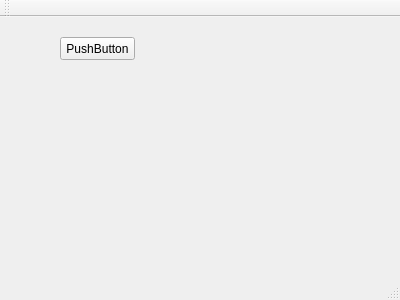
<?xml version="1.0" encoding="UTF-8"?>
<ui version="4.0">
 <class>BMICalculatorGUI</class>
 <widget class="QMainWindow" name="BMICalculatorGUI">
  <property name="geometry">
   <rect>
    <x>0</x>
    <y>0</y>
    <width>400</width>
    <height>300</height>
   </rect>
  </property>
  <property name="windowTitle">
   <string>BMICalculatorGUI</string>
  </property>
  <widget class="QWidget" name="centralWidget">
   <widget class="QPushButton" name="pushButton">
    <property name="geometry">
     <rect>
      <x>60</x>
      <y>20</y>
      <width>75</width>
      <height>23</height>
     </rect>
    </property>
    <property name="text">
     <string>PushButton</string>
    </property>
   </widget>
  </widget>
  <widget class="QMenuBar" name="menuBar">
   <property name="geometry">
    <rect>
     <x>0</x>
     <y>0</y>
     <width>400</width>
     <height>21</height>
    </rect>
   </property>
  </widget>
  <widget class="QToolBar" name="mainToolBar">
   <attribute name="toolBarArea">
    <enum>TopToolBarArea</enum>
   </attribute>
   <attribute name="toolBarBreak">
    <bool>false</bool>
   </attribute>
  </widget>
  <widget class="QStatusBar" name="statusBar"/>
 </widget>
 <layoutdefault spacing="6" margin="11"/>
 <resources/>
 <connections/>
</ui>
